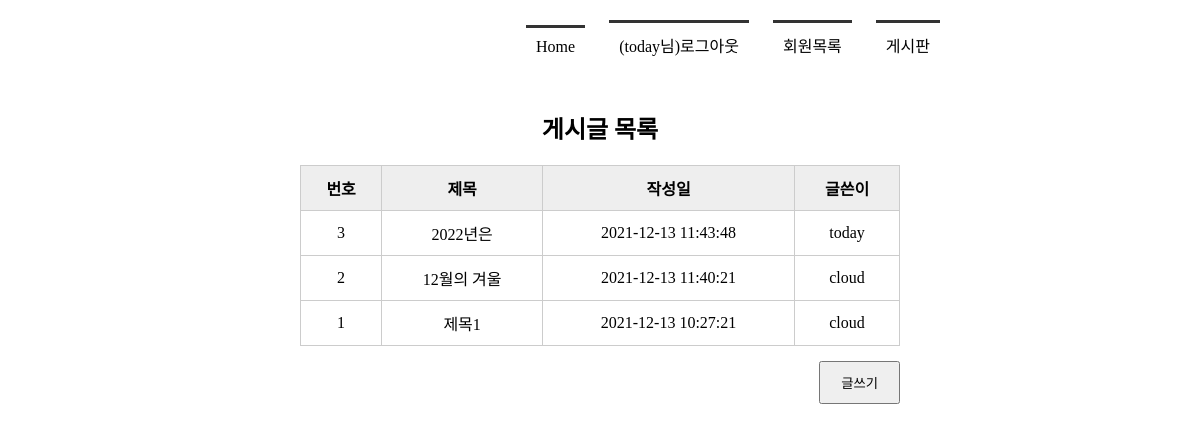
The app's page /boardlist/ (signed in) with its own data.
### tables this page shows
CREATE TABLE board(
        bno INTEGER PRIMARY KEY AUTOINCREMENT,
        title TEXT NOT NULL,
        content TEXT NOT NULL,
        create_date TIMESTAMP DATE DEFAULT (datetime('now', 'localtime')),
        mid CHAR(5) NOT NULL,
        FOREIGN KEY(mid) REFERENCES member(mid)
    );

### app.py (the view)
@app.route('/boardlist/')
def boardlist():
    conn = getconn()
    cur = conn.cursor()
    sql = "SELECT * FROM board ORDER BY bno DESC"
    cur.execute(sql)
    rs = cur.fetchall()
    conn.close()
    return render_template('boardlist.html', rs=rs)

### app.py (called while the page is built)
def getconn():
    conn = sqlite3.connect('./memberdb.db')
    return conn

### templates/boardlist.html (shortened to what this page needs)
<!DOCTYPE html>
<html lang="ko">
<head>
    <link rel="stylesheet" href="{{ url_for('static', filename='css/style.css') }}">
</head>
<body>
    <div id="container">
        {% include 'navbar.html' %}
        <section>
            <h1>게시글 목록</h1>
            <table>
                <tr>
                    <th>번호</th>
                    <th>제목</th>
                    <th>작성일</th>
                    <th>글쓴이</th>
                </tr>
                {% for i in rs %}
                <tr>
                    <td>{{ i[0] }}</td>
                    <td>{{ i[1] }}</td>
                    <td>{{ i[3] }}</td>
                    <td>{{ i[4] }}</td>
                </tr>
                {% endfor %}
            </table>
            <div class="btn_write">
                <input type="button" value="글쓰기" onclick="goWrite()">
            </div>
        </section>
    </div>
</body>
</html>

### templates/navbar.html
<header>
    <nav>
       <ul>
           {% if session %}
           <li><a href="{{ url_for('index') }}">Home</a></li>
           <li><a href="{{ url_for('logout') }}">({{ session['userID'] }}님)로그아웃</a></li>
           <li><a href="{{ url_for('memberlist') }}">회원목록</a></li>
           <li><a href="{{ url_for('boardlist') }}">게시판</a></li>
           {% else %}
           <li><a href="{{ url_for('index') }}">Home</a></li>
           <li><a href="{{ url_for('login') }}">로그인</a></li>
           <li><a href="{{ url_for('register') }}">회원가입</a></li>
           <li><a href="{{ url_for('boardlist') }}">게시판</a></li>
           {% endif %}
       </ul>
    </nav>
</header>

### static/css/style.css (style rules this page uses)
* { margin: 0; padding: 0 }
#container { width: 1000px; margin: 10px auto; }
header { height: 100px; }
nav ul { list-style: none; text-align: right; margin-right: 150px }
nav ul li { display: inline-block; margin: 10px; border-top: 3px solid #333; padding: 10px; }
nav ul li a { text-decoration: none; color: #000 }
section { text-align: center }
section table { width: 600px; margin: 0 auto; border-collapse: collapse; }
section h1 { margin-bottom: 20px; }
section table, th, td { border: 1px solid #ccc; padding: 10px; }
section table th { background-color: #eee; }
section .btn_write { text-align: right; margin: 15px 200px; }
section .btn_write input { padding: 10px 20px; }

### records on screen
board: userID "today", bno "3", title "2022년은", create_date "2021-12-13 11:43:48", mid "today"
board: bno "2", title "12월의 겨울", create_date "2021-12-13 11:40:21", mid "cloud"
board: bno "1", title "제목1", create_date "2021-12-13 10:27:21", mid "cloud"
